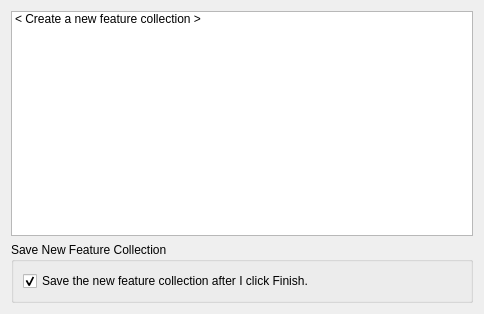
<?xml version="1.0" encoding="UTF-8"?>
<ui version="4.0">
 <class>ScalarField3DFeatureCollectionPage</class>
 <widget class="QWizardPage" name="ScalarField3DFeatureCollectionPage">
  <property name="geometry">
   <rect>
    <x>0</x>
    <y>0</y>
    <width>484</width>
    <height>314</height>
   </rect>
  </property>
  <property name="windowTitle">
   <string>WizardPage</string>
  </property>
  <layout class="QVBoxLayout" name="verticalLayout_2">
   <item>
    <widget class="QListWidget" name="feature_collections_listwidget">
     <item>
      <property name="text">
       <string>&lt; Create a new feature collection &gt;</string>
      </property>
     </item>
    </widget>
   </item>
   <item>
    <widget class="QGroupBox" name="groupBox">
     <property name="title">
      <string>Save New Feature Collection</string>
     </property>
     <layout class="QVBoxLayout" name="verticalLayout">
      <item>
       <widget class="QCheckBox" name="save_checkbox">
        <property name="text">
         <string>Save the new feature collection after I click Finish.</string>
        </property>
        <property name="checked">
         <bool>true</bool>
        </property>
       </widget>
      </item>
     </layout>
    </widget>
   </item>
  </layout>
 </widget>
 <resources>
  <include location="../qt-resources/qt_widgets.qrc"/>
 </resources>
 <connections/>
</ui>
